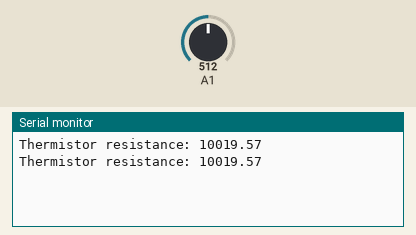
Recording of a sketch running on a simulated Arduino Uno, built with avr-gcc and run on an emulated ATmega328P. On the bench: the last lines printed to the serial monitor. Inputs (shaded band) come from the test bench; at power-on: A1 = 512.

Above: at 1.2 s.
1.3 s: A1 set to 1008
At 2.6 s:
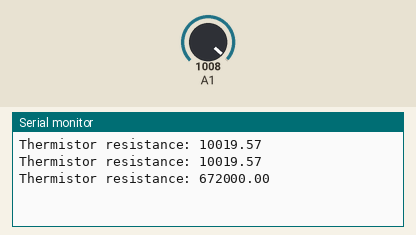
2.8 s: A1 set to 1023
At 3.8 s:
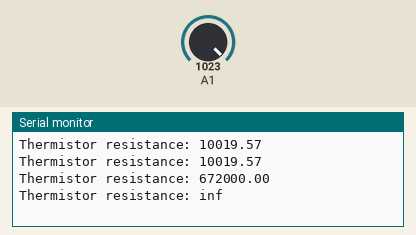

The sketch:

resistance.ino
```cpp
int R_fixed = 10000; // change to real value
double R_thermistor, total;

void setup() {
  Serial.begin(9600);
  //analogReference(EXTERNAL);
}

void loop() {
  total = 0; // reset
  for (int i = 0; i < 10; i++) total += analogRead(1); // 10 readings
  R_thermistor = R_fixed * total / (10230 - total);

  // remove printing and delay after testing
  Serial.print("Thermistor resistance: ");
  Serial.println(R_thermistor);


  delay(1000);
}
```

Measured:
- the behaviour switches between 1022 and 1023 on A1 (found by bisection; images 1 and 2)
- after the input at 1.3 s, the serial monitor: prints a new line after 0.71 s (image 1)
- after the input at 2.8 s, the serial monitor: prints a new line after 0.21 s (image 2)
